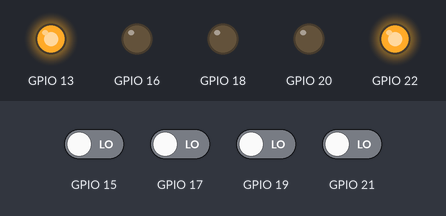
Recording of a program running on a simulated ESP32. On the bench: output pins drawn as LEDs (lit = HIGH). The inputs (shaded band) are chosen by the test bench; at power-on: GPIO 15, GPIO 17, GPIO 19, GPIO 21 LOW. WiFi joins after 1.5 s; servers stay silent unless stated.

Above: at 2.7 s.
2.8 s: GPIO 15 driven HIGH
At 8.4 s:
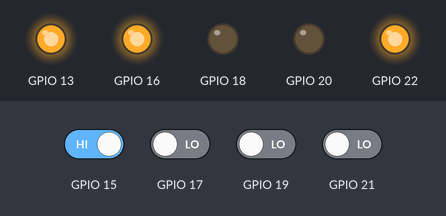
10.4 s: GPIO 17 driven HIGH
At 14.9 s:
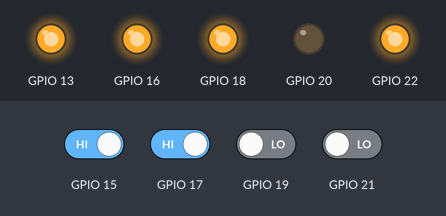
18.0 s: GPIO 19 driven HIGH
At 22.9 s:
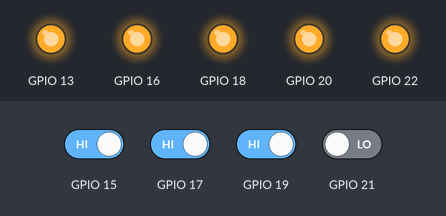
25.6 s: GPIO 21 driven HIGH
At 32.0 s:
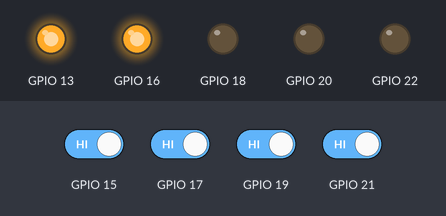
33.1 s: GPIO 17 driven LOW
At 38.5 s:
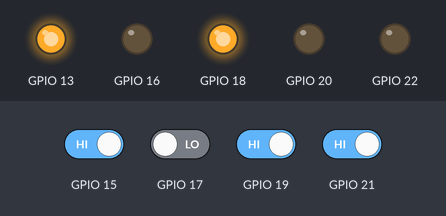
40.7 s: GPIO 21 driven LOW
At 47.7 s:
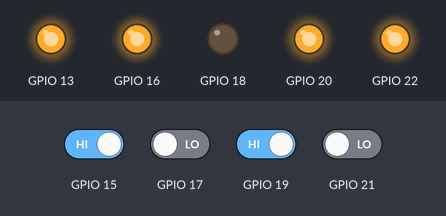
Timing chart, 0 to 49.1 s (numbered marks = the images above; inputs shaded):
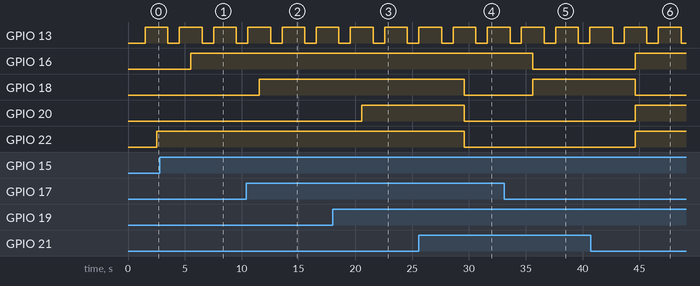

The program:

main.cpp
```cpp
// (licence header left out)
//           LCD interfacing With ESP32     //


#include <WiFi.h>
#include <WiFiUdp.h>
#include <ArduinoOTA.h>

int a=0,b=0,c=0,d=0;
int A,B,C,D;

// set the LCD number of columns and rows

//    Can be client or even host   //
#ifndef STASSID
#define STASSID "SSID"  // Replace with your network credentials
#define STAPSK  "PASSWORD"
#endif


const char* ssid = STASSID;
const char* password = STAPSK;


void OTAsetup() {
  WiFi.mode(WIFI_STA);
  WiFi.begin(ssid, password);
  while (WiFi.waitForConnectResult() != WL_CONNECTED) {
    delay(5000);
    ESP.restart();
  }
  ArduinoOTA.begin();
}

void OTAloop() {
  ArduinoOTA.handle();
}

//-------------------------------------------------------//
void sevenseg(int a,int b,int c,int d,int e,int f,int g);

void setup(){
  OTAsetup();

  //-------------------//
  // Custom setup code //
  //-------------------//
    pinMode(13,OUTPUT);     //13th pin as clk and 15,17,19,21 as input pins and 16,18,20,22  as output pins
    pinMode(15,INPUT);
    pinMode(17,INPUT);
    pinMode(19,INPUT);
    pinMode(21,INPUT);
    pinMode(16,OUTPUT);
    pinMode(18,OUTPUT);
    pinMode(20,OUTPUT);
    pinMode(22,OUTPUT);
}

void loop() {
  OTAloop();
  delay(10);  // If no custom loop code ensure to have a delay in loop
  //-------------------//
  // Custom loop code  //
  //-------------------//
  digitalWrite(13,HIGH);
  a=digitalRead(15);
  b=digitalRead(17);
  c=digitalRead(19);
  d=digitalRead(21);
  delay(1000);
  A = (a&&(!d)) ||(b&&c&&d);
  C= ((!a)&&(!c)&&(d))|| ((c)&&(!d));
  B =((b)&&(!d))||(b&&(!c)&&d)||((!b)&&c&&d);
  D = !d;
  digitalWrite(16,A);
  digitalWrite(18,B);
  digitalWrite(20,C);
  digitalWrite(22,D);
  delay(1000);
  digitalWrite(13,LOW);
  delay(1000);

}
```

Measured:
- after the input at 2.8 s, GPIO 16: LOW → HIGH after 2.7 s
- after the input at 10.4 s, GPIO 18: LOW → HIGH after 1.1 s
- after the input at 18.0 s, GPIO 20: LOW → HIGH after 2.6 s
- after the input at 25.6 s, GPIO 18, GPIO 20, GPIO 22: HIGH → LOW after 4.0 s
- after the input at 33.1 s, GPIO 16: HIGH → LOW after 2.5 s; GPIO 18: LOW → HIGH after 2.5 s
- after the input at 40.7 s, GPIO 16, GPIO 20, GPIO 22: LOW → HIGH after 4.0 s; GPIO 18: HIGH → LOW after 4.0 s
- by itself, GPIO 13: alternates HIGH for 2.0 s and LOW for 1.0 s
